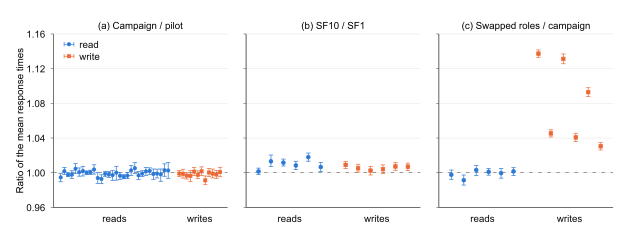

Recreate this plot in gnuplot.
# The same cells measured in two runs: the ratio of their mean response times with its 95% two-level bootstrap CI.
# (a) The campaign against the pilot that ran before the BIOS update (RQ1: the 8 complete rounds of the pilot).
# (b) SF10 against SF1 (the 12 headline cells, 1 thread).
# (c) The role swap (database on s68) against the campaign (database on s66), the same 12 cells.
# Reads are blue circles, writes orange squares; the dashed line marks equal means.
NAME = 'robustness'
W = 6.2
H = 2.4
load 'style.gp'

set multiplot layout 1,3 margins 0.085,0.99,0.13,0.86 spacing 0.03,0
set yrange [0.96:1.16]
set ytics 0.96,0.04,1.16
set format y '%.2f'
set xtics scale 0
set pointintervalbox 0

# (a) The repeatability file lists the 12 RQ2 cells first, then the 30 RQ1 cells
set title '(a) Campaign / pilot' font ',10.5' offset 0,-0.7
set ylabel 'Ratio of the mean response times' offset 1,0
set xrange [-2:45]
set xtics ('reads' 14.5, 'writes' 37.5)
set arrow 1 from -2, 1 to 45, 1 nohead lc rgb MUTED dt 2 lw 0.8
set key top left reverse Left samplen 1 spacing 1.1
xa(row) = row < 12 ? row + 32 : row - 12
FILE = 'data/repeatability.csv'
plot FILE using (strcol('block') eq 'rq1-rest' ? xa($0) : NaN):(column('ratio')):(column('ratio_lo')):(column('ratio_hi')) \
        with yerrorbars pt 7 ps 0.4 lc rgb BASE title 'read', \
     FILE using (strcol('block') eq 'rq2-writes' ? xa($0) : NaN):(column('ratio')):(column('ratio_lo')):(column('ratio_hi')) \
        with yerrorbars pt 5 ps 0.38 lc rgb ALT title 'write'

# (b) and (c): reads at x 0-5, writes at x 7-12
unset ylabel
unset key
set format y ''
set xrange [-1:13]
set xtics ('reads' 2.5, 'writes' 9.5)
set arrow 1 from -1, 1 to 13, 1 nohead lc rgb MUTED dt 2 lw 0.8
do for [i = 1:2] {
    FILE = (i == 1 ? 'data/rq5-sf10-ratio.csv' : 'data/role-swap-ratio.csv')
    set title (i == 1 ? '(b) SF10 / SF1' : '(c) Swapped roles / campaign') font ',10.5' offset 0,-0.7
    plot FILE using (strcol('kind') eq 'read' ? column('x') : NaN):(column('ratio')):(column('ratio_lo')):(column('ratio_hi')) \
            with yerrorbars pt 7 ps 0.45 lc rgb BASE notitle, \
         FILE using (strcol('kind') eq 'write' ? column('x') : NaN):(column('ratio')):(column('ratio_lo')):(column('ratio_hi')) \
            with yerrorbars pt 5 ps 0.42 lc rgb ALT notitle
}
unset multiplot
